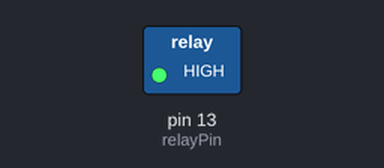
Recording of a sketch running on a simulated Arduino Uno, built with avr-gcc and run on an emulated ATmega328P. On the bench: switched loads named in the sketch (green lamp = pin HIGH). What the sketch prints to the serial monitor is not drawn.

Above: at 5.1 s.
At 110.1 s:
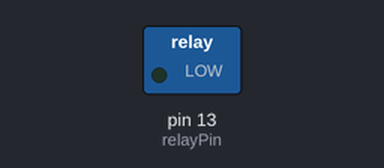
Timing chart, 0 to 126.5 s (numbered marks = the images above):
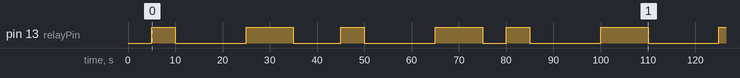

Measured:
- by itself, pin 13 (relayPin): LOW → HIGH at 5.0 s, → LOW 5.0 s later, → HIGH 15.0 s later, → LOW 10.0 s later, … (13 changes in this stretch)

The sketch:

fibonacci.ino
```cpp
const int relayPin = 13;
int d[7] = { 5, 3, 7, 10, 120, 51, 38};
bool done = false;
long timer = 0;

void setup() {
  Serial.begin(115200);
  pinMode(relayPin, OUTPUT);
  Serial.println("Get ready");
  delay(5000);
  Serial.write("Program started\n");

}

void turnOn()
{
  digitalWrite(relayPin, HIGH);
}

void turnOff()
{
  digitalWrite(relayPin, LOW);
}

int fibonacci(int n)
{
  int first = 0, second = 1, next;
  for (int c = 0; c < n; c++)
  {
    if (c <= 1)
      next = c;
    else
    {
      next = first + second;
      first = second;
      second = next;
    }
    //Serial.println(next);
  }
  delay(5000);
  return next;
}

void loop() {

  if (done)
  {
    return;
  }

  size_t n = (sizeof(d) / sizeof(d[0]));

  for (int x = 0; x < n; x++)
  {
    for (int i = 0; i < d[x]; i++)
    {
      int mod = i % 5;
      if (mod > 0 && mod < 4) {
        turnOff();
        delay(5000);
      }
      else
      {
        turnOn();
        int x = fibonacci(1000);
      }

    }
  }
  turnOff();
  done = true;
  Serial.write("Program done\n");
  Serial.println("Program took: " + String(timer /1000) + " seconds");


}
```
